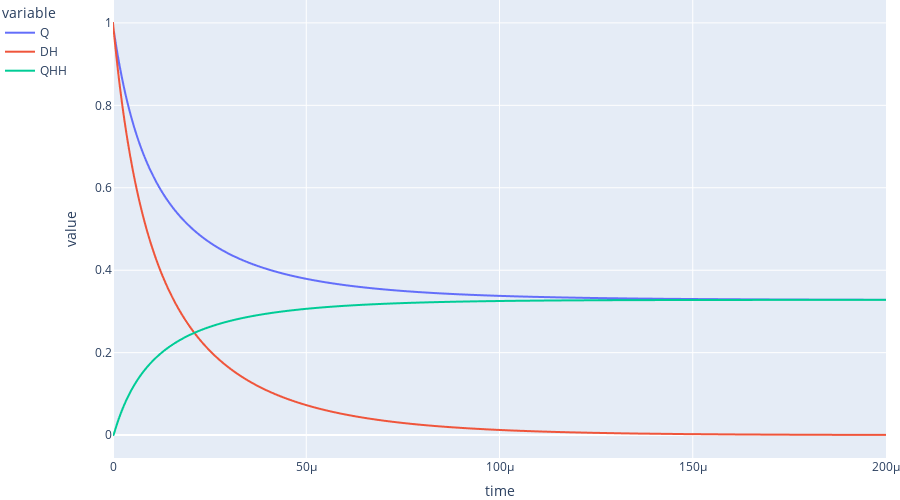

The code cell stored with this chart in its notebook:
### Code cell
simple_temporal_plot(df)

### Figure 1 — Plotly figure (JSON) as saved in the notebook; plotly's stock layout.template omitted (floating-point values rounded to 4 significant figures; data arrays with more than 128 entries replaced by an {"elided": "..."} marker saying what was removed)
{"data": [{"hovertemplate": "variable=Q<br>time=%{x}<br>value=%{y}<extra></extra>", "legendgroup": "Q", "line": {"color": "#636efa", "dash": "solid"}, "marker": {"symbol": "circle"}, "mode": "lines", "name": "Q", "showlegend": true, "type": "scattergl", "x": {"elided": "749 float values"}, "xaxis": "x", "y": {"elided": "749 float values"}, "yaxis": "y"}, {"hovertemplate": "variable=DH<br>time=%{x}<br>value=%{y}<extra></extra>", "legendgroup": "DH", "line": {"color": "#EF553B", "dash": "solid"}, "marker": {"symbol": "circle"}, "mode": "lines", "name": "DH", "showlegend": true, "type": "scattergl", "x": {"elided": "749 float values"}, "xaxis": "x", "y": {"elided": "749 float values"}, "yaxis": "y"}, {"hovertemplate": "variable=QHH<br>time=%{x}<br>value=%{y}<extra></extra>", "legendgroup": "QHH", "line": {"color": "#00cc96", "dash": "solid"}, "marker": {"symbol": "circle"}, "mode": "lines", "name": "QHH", "showlegend": true, "type": "scattergl", "x": {"elided": "749 float values"}, "xaxis": "x", "y": {"elided": "749 float values"}, "yaxis": "y"}], "layout": {"height": 500, "legend": {"title": {"text": "variable"}, "tracegroupgap": 0, "x": -0.1, "xanchor": "center", "y": 1}, "margin": {"b": 0, "l": 0, "r": 0, "t": 0}, "xaxis": {"anchor": "y", "domain": [0, 1], "title": {"text": "time"}}, "yaxis": {"anchor": "x", "domain": [0, 1], "title": {"text": "value"}}}}
